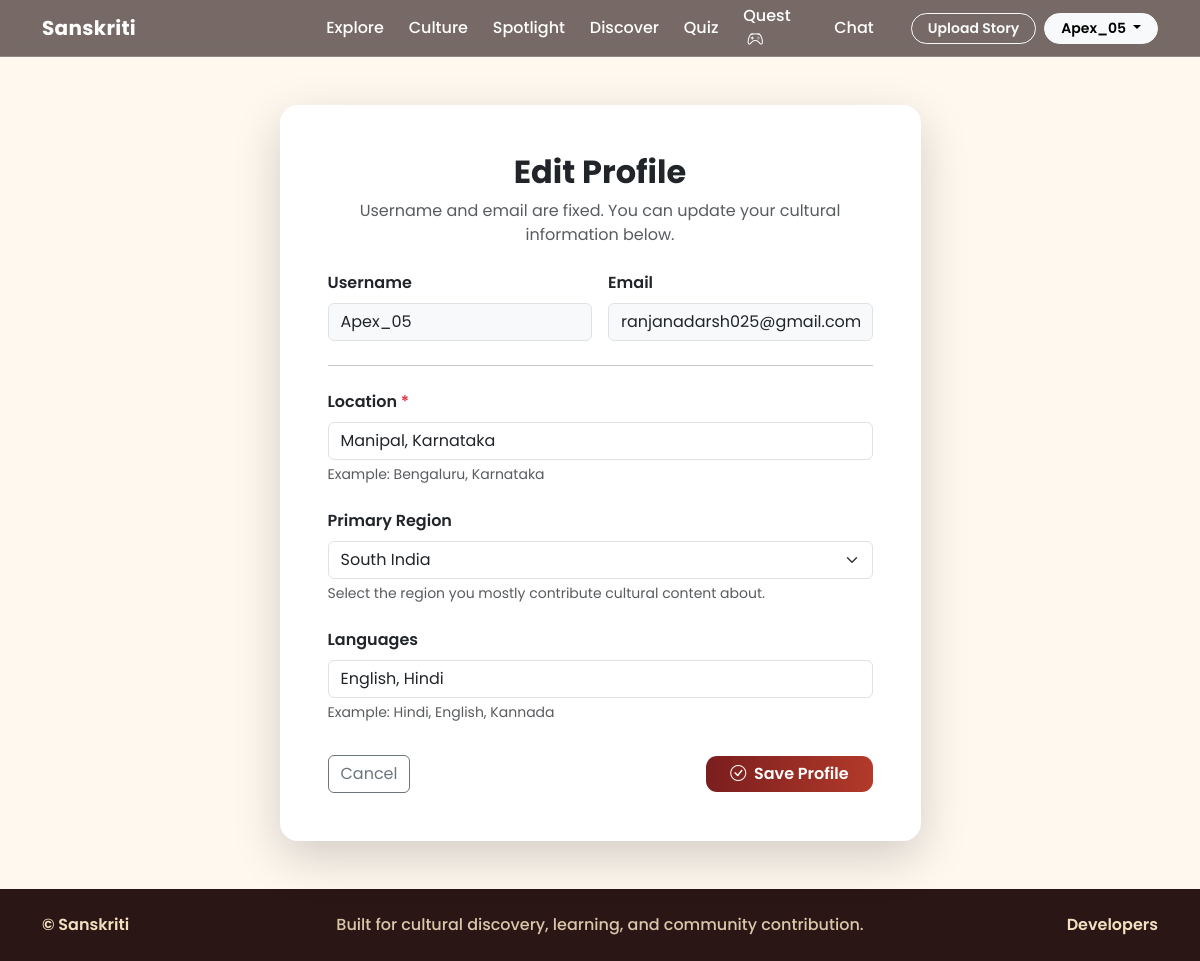
The app's page /profile/edit/ (signed in) with its own data.
### core/models.py (models this page shows, shortened)
class UserProfile(models.Model):
	REGION_CHOICES = [
		("north_india", "North India"),
		("south_india", "South India"),
		("east_india", "East India"),
		("west_india", "West India"),
		("central_india", "Central India"),
		("north_east_india", "North-East India"),
	]
	user = models.OneToOneField(
		settings.AUTH_USER_MODEL,
		on_delete=models.CASCADE,
		related_name="profile",
	)
	location = models.CharField(max_length=120)
	primary_region = models.CharField(max_length=30, choices=REGION_CHOICES)
	languages = models.CharField(max_length=200)
	password = models.CharField(max_length=80, blank=True, default="")
	karma_points = models.PositiveIntegerField(default=0)
	posts_count = models.PositiveIntegerField(default=0)
	unique_regions_count = models.PositiveIntegerField(default=0)
	post_karma_units_awarded = models.PositiveIntegerField(default=0)
	region_karma_units_awarded = models.PositiveIntegerField(default=0)
	upvotes_received = models.PositiveIntegerField(default=0)
	upvote_karma_points = models.PositiveIntegerField(default=0)

### core/views.py (the view)
@never_cache
def edit_profile(request):
    auth_redirect = _require_auth_for_dashboard(request)
    if auth_redirect:
        return auth_redirect
    profile = _get_or_create_profile(request.user)
    if not isinstance(profile, UserProfile):
        messages.error(request, "Profile table is not initialized yet. Run migrations and try again.")
        return redirect("dashboard")
    if request.method == "POST":
        form = ProfileEditForm(request.POST, instance=profile)
        if form.is_valid():
            form.save()
            messages.success(request, "Profile updated successfully.")
            return redirect("dashboard")
    else:
        form = ProfileEditForm(instance=profile)
    context = {
        "form": form,
        "profile": profile,
    }
    return render(request, "core/edit_profile.html", context)

### core/forms.py (shortened to what this page needs)
class ProfileForm(forms.ModelForm):
    class Meta:
        model = UserProfile
        fields = ['location', 'primary_region', 'languages']
        widgets = {
            'location': forms.TextInput(attrs={
                'class': 'form-control',
                'placeholder': 'City, State'
            }),
            'primary_region': forms.Select(attrs={
                'class': 'form-select'
            }),
            'languages': forms.TextInput(attrs={
                'class': 'form-control',
                'placeholder': 'Hindi, English, Kannada'
            }),
        }

### core/views.py (called while the page is built)
def _require_auth_for_dashboard(request):
    if request.user.is_authenticated:
        return None
    messages.info(request, "Please login to continue.")
    return redirect("login")

### core/templates/core/edit_profile.html (shortened to what this page needs)
{% extends 'core/base.html' %}
{% block content %}
<section class="section-page py-5">
    <div class="container">
        <div class="row justify-content-center">
            <div class="col-12 col-lg-8 col-xl-7">
                <div class="card dashboard-card border-0 shadow-lg">
                    <div class="card-body p-4 p-md-5">
                        <div class="mb-4 text-center">
                            <h2 class="fw-bold mb-2">Edit Profile</h2>
                            <p class="text-muted mb-0">
                                Username and email are fixed. You can update your cultural information below.
                            </p>
                        </div>
                        <form method="post" novalidate>
                            <div class="row g-3 mb-4">
                                <div class="col-12 col-md-6">
                                    <label class="form-label fw-semibold">Username</label>
                                    <input type="text" class="form-control bg-light" value="{{ user.username }}" disabled>
                                </div>
                                <div class="col-12 col-md-6">
                                    <label class="form-label fw-semibold">Email</label>
                                    <input type="email" class="form-control bg-light" value="{{ user.email }}" disabled>
                                </div>
                            </div>
                            <hr class="my-4">
                            <div class="mb-4">
                                <label class="form-label fw-semibold" for="id_location">
                                    Location
                                    <span class="text-danger">*</span>
                                </label>
                                {{ form.location }}
                                {% if form.location.errors %}
                                <div class="invalid-feedback d-block">
                                    {{ form.location.errors|striptags }}
                                </div>
                                {% else %}
                                <div class="form-text">
                                    Example: Bengaluru, Karnataka
                                </div>
                                {% endif %}
                            </div>
                            <div class="mb-4">
                                <label class="form-label fw-semibold" for="id_primary_region">
                                    Primary Region
                                </label>
                                {{ form.primary_region }}
                                {% if form.primary_region.errors %}
                                <div class="invalid-feedback d-block">
                                    {{ form.primary_region.errors|striptags }}
                                </div>
                                {% else %}
                                <div class="form-text">
                                    Select the region you mostly contribute cultural content about.
                                </div>
                                {% endif %}
                            </div>
                            <div class="mb-4">
                                <label class="form-label fw-semibold" for="id_languages">
                                    Languages
                                </label>
                                {{ form.languages }}
                                {% if form.languages.errors %}
                                <div class="invalid-feedback d-block">
                                    {{ form.languages.errors|striptags }}
                                </div>
                                {% else %}
                                <div class="form-text">
                                    Example: Hindi, English, Kannada
                                </div>
                                {% endif %}
                            </div>
                            <div class="d-flex justify-content-between align-items-center flex-wrap gap-2 pt-2">
                                <a href="{% url 'dashboard' %}" class="btn btn-outline-secondary">
                                    Cancel
                                </a>
                                <button type="submit" class="btn dashboard-btn px-4">
                                    <i class="bi bi-check-circle me-1"></i>
                                    Save Profile
                                </button>
                            </div>
                        </form>
                    </div>
                </div>
            </div>
        </div>
    </div>
</section>
{% endblock %}

### core/templates/core/base.html (shortened to what this page needs)
{% load static %}
<!DOCTYPE html>
<html lang="en">
<head>
    <link href="https://cdn.jsdelivr.net/npm/bootstrap@5.3.3/dist/css/bootstrap.min.css" rel="stylesheet">
    <link rel="stylesheet" href="https://cdn.jsdelivr.net/npm/bootstrap-icons@1.11.3/font/bootstrap-icons.min.css">
    <link rel="stylesheet" href="{% static 'css/style.css' %}">
</head>
<body{% if user.is_authenticated %} class="is-authenticated"{% endif %}>
{% with current_view=request.resolver_match.url_name %}
<nav class="navbar navbar-expand-xl navbar-dark sticky-top custom-nav" id="mainNavbar">
    <div class="container position-relative">
        <a class="navbar-brand fw-bold" href="{% url 'home' %}">Sanskriti</a>
        <div class="collapse navbar-collapse align-items-xl-center" id="navmenu">
            {% if user.is_authenticated %}
                <div class="auth-nav-center">
                    <ul class="navbar-nav auth-nav-links">
                        <li class="nav-item"><a class="nav-link auth-nav-link nav-collapse-link {% if current_view == 'explore_india' %}active{% endif %}" href="{% url 'explore_india' %}">Explore</a></li>
                        <li class="nav-item"><a class="nav-link auth-nav-link nav-collapse-link {% if current_view == 'culture' %}active{% endif %}" href="{% url 'culture' %}">Culture</a></li>
                        <li class="nav-item"><a class="nav-link auth-nav-link nav-collapse-link {% if current_view == 'spotlight' %}active{% endif %}" href="{% url 'spotlight' %}">Spotlight</a></li>
                        <li class="nav-item"><a class="nav-link auth-nav-link nav-collapse-link {% if current_view == 'discover' or current_view == 'discover_by_state' %}active{% endif %}" href="{% url 'discover' %}">Discover</a></li>
                        <li class="nav-item"><a class="nav-link auth-nav-link nav-collapse-link " href="{% url 'quiz' %}">Quiz</a></li>
                        <li class="nav-item"><a class="nav-link auth-nav-link nav-collapse-link " href="{% url 'culture_quest' %}">Quest <i class="bi bi-controller ms-1"></i></a></li>
                        <li class="nav-item"><a class="nav-link auth-nav-link nav-collapse-link {% if current_view == 'chat_home' or current_view == 'chat_conversation' %}active{% endif %}" href="{% url 'chat_home' %}">Chat</a></li>
                    </ul>
                </div>
                <div class="auth-nav-actions d-flex flex-column flex-xl-row align-items-xl-center gap-2 ms-xl-auto mt-3 mt-xl-0">
                    <a href="{% url 'upload' %}" class="btn btn-outline-light btn-sm rounded-pill px-3 nav-collapse-link">Upload Story</a>
                    <div class="dropdown">
                        <button class="btn btn-light btn-sm rounded-pill px-3 dropdown-toggle" type="button" data-bs-toggle="dropdown" aria-expanded="false">
                            {{ user.username }}
                        </button>
                    </div>
                </div>
            {% endif %}
        </div>
    </div>
</nav>
<div class="content-area page-transition">
    {% block content %}{% endblock %}
</div>
<footer class="site-footer">
    <div class="container py-3 py-md-4">
        <div class="footer-minimal">
            <span class="footer-minimal-left">&copy; Sanskriti</span>
            <span class="footer-minimal-center">Built for cultural discovery, learning, and community contribution.</span>
            <a class="footer-minimal-right footer-link" href="{% url 'developers' %}">Developers</a>
        </div>
    </div>
</footer>
{% endwith %}
</body>
</html>

### static/css/style.css (style rules this page uses)
:root { --primary: #7A1E1E; --accent: #E09F3E; --highlight: #FF9933; --surface: #fff8ef; --text-dark: #2b2020; --shadow-soft: 0 14px 32px rgba(34, 17, 17, 0.12); }
* { box-sizing: border-box; }
body { margin: 0; font-family: 'Poppins', sans-serif; background-color: var(--surface); color: var(--text-dark); min-height: 100vh; display: flex; flex-direction: column; }
.page-transition { animation: fadeInPage 0.45s ease; }
.custom-nav { background: rgba(35, 18, 18, 0.62); backdrop-filter: blur(10px); -webkit-backdrop-filter: blur(10px); border-bottom: 1px solid rgba(255, 255, 255, 0.2); transition: all 0.25s ease; }
.custom-nav .nav-link { color: #fff !important; font-weight: 500; margin-inline: 0.2rem; position: relative; transition: color 0.2s ease; }
.custom-nav .nav-link::after { content: ''; position: absolute; left: 0; bottom: 0.1rem; width: 0; height: 2px; background: var(--accent); transition: width 0.25s ease; }
.auth-btn, .dashboard-btn, .btn-outline-secondary, .btn-outline-light { transition: all 0.25s ease; }
.dashboard-card { border-radius: 18px; transition: transform 0.28s ease, box-shadow 0.28s ease; box-shadow: var(--shadow-soft); }
.dashboard-btn { border: none; border-radius: 11px; color: #fff; font-weight: 600; background: linear-gradient(90deg, var(--primary), #B23A2A); }
.site-footer { background: #2b1616; color: #f4dfbf; font-weight: 500; margin-top: auto; }
.content-area { flex: 1 0 auto; min-height: 0; }
.footer-minimal { display: grid; grid-template-columns: 1fr auto 1fr; align-items: center; gap: 1rem; }
.footer-minimal-left { font-weight: 600; }
.footer-minimal-center { text-align: center; color: rgba(244, 223, 191, 0.88); }
.footer-minimal-right { justify-self: end; font-weight: 600; }
.custom-nav .navbar-brand { letter-spacing: 0.3px; }
.custom-nav .navbar-collapse { position: static; }
.custom-nav .nav-link, .custom-nav .btn.nav-link { border-radius: 999px; padding-inline: 0.9rem; }
.custom-nav .nav-link::after { left: 0.9rem; bottom: 0.35rem; }
.auth-nav-links, .guest-nav-links { gap: 0.15rem; }
.auth-nav-center { margin-inline: auto; }
.auth-nav-actions { position: relative; z-index: 1; }
.auth-nav-actions .btn-sm { font-weight: 600; }
body.is-authenticated .btn { transition: none !important; }
.footer-link { color: #f4dfbf; text-decoration: none; transition: color 0.2s ease, transform 0.2s ease; }
.section-page { padding: 3rem 0 4.5rem; }
@media (min-width: 1200px) { .auth-nav-center { position: absolute; left: 50%; top: 50%; transform: translate(-50%, -50%); z-index: 2; } }
@media (min-width: 1200px) { .auth-nav-links { display: flex; align-items: center; justify-content: center; } }
html { scroll-behavior: smooth; }

### records on screen
UserProfile: location "Manipal, Karnataka", primary_region "South India", languages "English, Hindi"

### other values on screen
{{ user.username }} "Apex_05"
